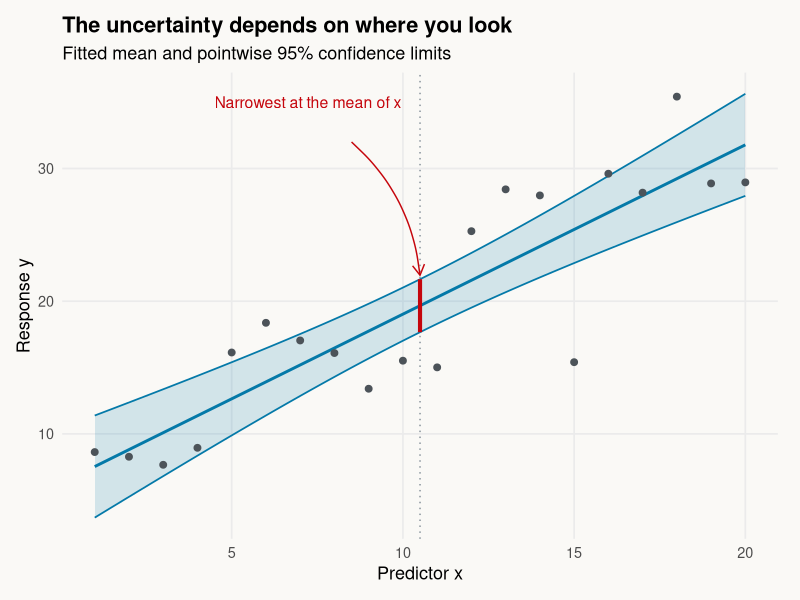
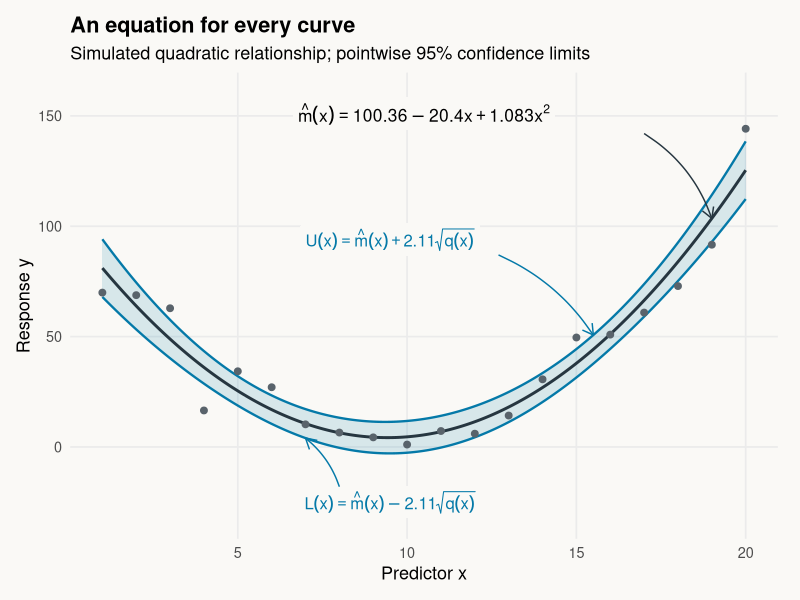
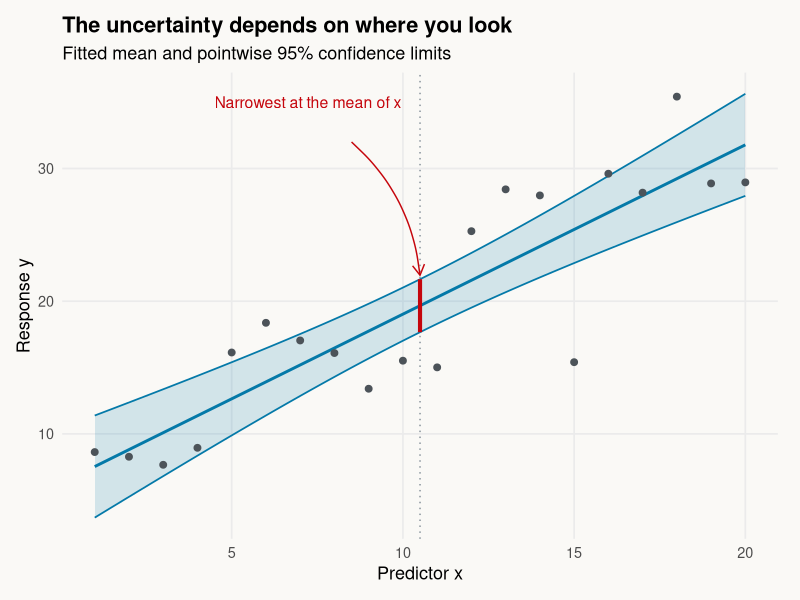
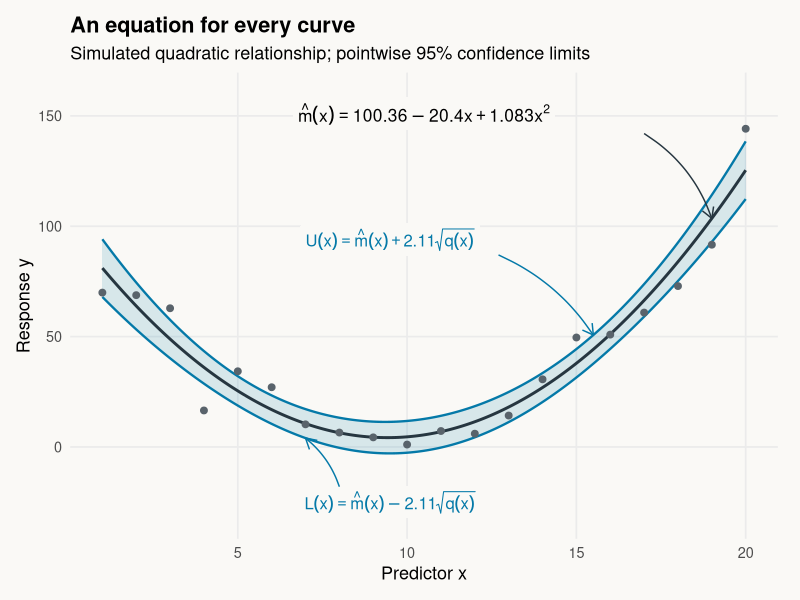

Write R code to recreate these figures, in order.
## ---- chunk 1
#| code-fold: true
#| code-summary: "Show packages and plotting setup"
library(ggplot2)
knitr::opts_chunk$set(warning = FALSE, message = FALSE, error = FALSE,
                     fig.width = 9, fig.height = 5.5,
                     dpi = 160, dev = "png", fig.path = "images/regression-confidence/render-")
dir.create("images/regression-confidence", recursive = TRUE, showWarnings = FALSE)
paper <- "#faf9f6"
theme_set(theme_minimal(base_size = 13) +
            theme(panel.grid.minor = element_blank(),
                  plot.background = element_rect(fill = paper, color = NA),
                  plot.title = element_text(face = "bold"),
                  plot.caption = element_text(hjust = 0),
                  plot.margin = margin(12, 16, 12, 12)))
blue <- "#0479A8"
red <- "#C5050C"
## ---- chunk 2
#| code-fold: true
#| code-summary: "Show the simulation and plotting code"
set.seed(2024)
linear_dat <- data.frame(x = 1:20)
linear_dat$y <- 3 + 1.7 * linear_dat$x + 4 * rnorm(20)
linear_fit <- lm(y ~ x, data = linear_dat)

grid <- data.frame(x = seq(1, 20, length.out = 301))
linear_ci <- cbind(grid, predict(linear_fit, grid,
                                interval = "confidence"))

xbar <- mean(linear_dat$x)
center_ci <- predict(linear_fit, data.frame(x = xbar),
                     interval = "confidence")
linear_plot <- ggplot(linear_ci, aes(x, fit)) +
  geom_ribbon(aes(ymin = lwr, ymax = upr), fill = blue, alpha = .16) +
  geom_line(aes(y = lwr), color = blue, linewidth = .6) +
  geom_line(aes(y = upr), color = blue, linewidth = .6) +
  geom_line(color = blue, linewidth = 1) +
  geom_point(data = linear_dat, aes(x, y), color = "#4C5359", size = 2) +
  geom_vline(xintercept = xbar, color = "#85919A", linetype = "dotted") +
  annotate("segment", x = xbar, xend = xbar,
           y = center_ci[1, "lwr"], yend = center_ci[1, "upr"],
           color = red, linewidth = 1.4) +
  annotate("text", x = 4.5, y = 35, label = "Narrowest at the mean of x",
           hjust = 0, color = red, size = 4) +
  annotate("curve", x = 8.5, y = 32, xend = xbar,
           yend = center_ci[1, "upr"] + .3, curvature = -.2,
           arrow = grid::arrow(length = grid::unit(.12, "inches")),
           color = red) +
  labs(title = "The uncertainty depends on where you look",
       subtitle = "Fitted mean and pointwise 95% confidence limits",
       x = "Predictor x", y = "Response y")
ggsave("images/regression-confidence/linear-confidence.png", linear_plot,
       width = 9, height = 5.5, dpi = 180, bg = paper)
linear_plot
## ---- chunk 3
set.seed(1234)
dat <- data.frame(x = 1:20)
dat$y <- dat$x + (dat$x - 10)^2 + 10 * rnorm(20)

obj <- lm(y ~ x + I(x^2), data = dat)
beta <- coef(obj)
V <- vcov(obj)
critical <- qt(0.975, df.residual(obj))
## ---- chunk 4
#| code-fold: true
#| code-summary: "Show how to calculate and check the confidence limits"
g <- c(g0 = V[1, 1],
       g1 = 2 * V[1, 2],
       g2 = V[2, 2] + 2 * V[1, 3],
       g3 = 2 * V[2, 3],
       g4 = V[3, 3])

grid <- data.frame(x = seq(1, 20, length.out = 301))
A <- outer(grid$x, 0:2, `^`)  # Columns: 1, x, x^2
G <- outer(grid$x, 0:4, `^`)  # Columns: 1, x, ..., x^4

mu <- drop(A %*% beta)
se <- sqrt(drop(G %*% g))
curve <- data.frame(x = grid$x, fit = mu,
                    lwr = mu - critical * se,
                    upr = mu + critical * se)

# Check the analytic limits against R's built-in calculation.
reference <- predict(obj, grid, interval = "confidence")
stopifnot(isTRUE(all.equal(
  unname(as.matrix(curve[c("fit", "lwr", "upr")])),
  unname(reference), tolerance = 1e-10
)))
## ---- chunk 5
#| code-fold: true
#| code-summary: "Show the plotting code, including the arrows"
p <- ggplot(curve, aes(x, fit)) +
  geom_ribbon(aes(ymin = lwr, ymax = upr), fill = blue, alpha = .14) +
  geom_line(color = "#263640", linewidth = 1) +
  geom_line(aes(y = lwr), color = blue, linewidth = .8) +
  geom_line(aes(y = upr), color = blue, linewidth = .8) +
  geom_point(data = dat, aes(x, y), size = 2, color = "#59636B") +
  labs(x = "Predictor x", y = "Response y",
       title = "An equation for every curve",
       subtitle = "Simulated quadratic relationship; pointwise 95% confidence limits")

at <- function(x, column) {
  predict(obj, data.frame(x = x), interval = "confidence")[1, column]
}
arrow_tip <- grid::arrow(length = grid::unit(.12, "inches"))

p <- p +
  annotate("label", x = 10.5, y = 151, size = 4.4, parse = TRUE,
           label.size = NA, fill = paper,
           label = "hat(m)(x)==100.36-20.40*x+1.083*x^2") +
  annotate("curve", x = 17, y = 142, xend = 19, yend = at(19, "fit"),
           curvature = -.18, arrow = arrow_tip, color = "#263640") +
  annotate("label", x = 9.5, y = 94, size = 4.2, color = blue,
           label.size = NA, fill = paper,
           parse = TRUE, label = "U(x)==hat(m)(x)+2.11*sqrt(q(x))") +
  annotate("curve", x = 12.7, y = 87, xend = 15.5,
           yend = at(15.5, "upr"), curvature = -.15,
           arrow = arrow_tip, color = blue) +
  annotate("label", x = 9.5, y = -25, size = 4.2, color = blue,
           label.size = NA, fill = paper,
           parse = TRUE, label = "L(x)==hat(m)(x)-2.11*sqrt(q(x))") +
  annotate("curve", x = 8, y = -18, xend = 7,
           yend = at(7, "lwr"), curvature = .15,
           arrow = arrow_tip, color = blue) +
  coord_cartesian(ylim = c(-32, 160))
ggsave("images/regression-confidence/quadratic-confidence.png", p,
       width = 9, height = 5.5, dpi = 180, bg = paper)
p
## ---- chunk 6
round(predict(obj, data.frame(x = 10.5),
              interval = "confidence"), 2)
## ---- chunk 7
#| code-fold: true
#| code-summary: "Show the reusable functions"
poly_cl <- function(obj, alpha = 0.05, variable = "x") {
  beta <- coef(obj)
  V <- vcov(obj)
  p <- length(beta) - 1L
  x <- model.frame(obj)[[variable]]
  if (!is.numeric(x) || anyNA(beta) || df.residual(obj) <= 0) {
    stop("Need a full-rank fit and a numeric predictor in the model frame.")
  }
  expected <- outer(x, 0:p, `^`)
  if (!isTRUE(all.equal(unname(model.matrix(obj)), expected,
                       check.attributes = FALSE))) {
    stop("Model columns must be 1, x, x^2, ..., x^p, in that order.")
  }
  if (length(alpha) != 1L || !is.finite(alpha) ||
      alpha <= 0 || alpha >= 1) stop("alpha must lie between 0 and 1.")

  g <- numeric(2L * p + 1L)
  for (i in 0:p) {
    for (j in 0:p) {
      g[i + j + 1L] <- g[i + j + 1L] + V[i + 1L, j + 1L]
    }
  }
  names(g) <- paste0("g", 0:(2L * p))
  list(beta = beta, g = g, V = V,
       critical = qt(1 - alpha / 2, df.residual(obj)))
}

evaluate_cl <- function(info, x) {
  p <- length(info$beta) - 1L
  A <- outer(x, 0:p, `^`)
  mu <- drop(A %*% info$beta)
  # Retain the covariance form for numerical evaluation.
  variance <- rowSums((A %*% info$V) * A)
  if (any(variance < 0)) stop("Negative variance: check numerical stability.")
  half_width <- info$critical * sqrt(variance)
  data.frame(x = x, fit = mu,
             lwr = mu - half_width, upr = mu + half_width)
}

## ---- chunk 8
info <- poly_cl(obj)
round(evaluate_cl(info, x = c(5, 10, 15)), 2)
## ---- chunk 9
round(predict(obj, data.frame(x = 10.5),
              interval = "prediction"), 2)
